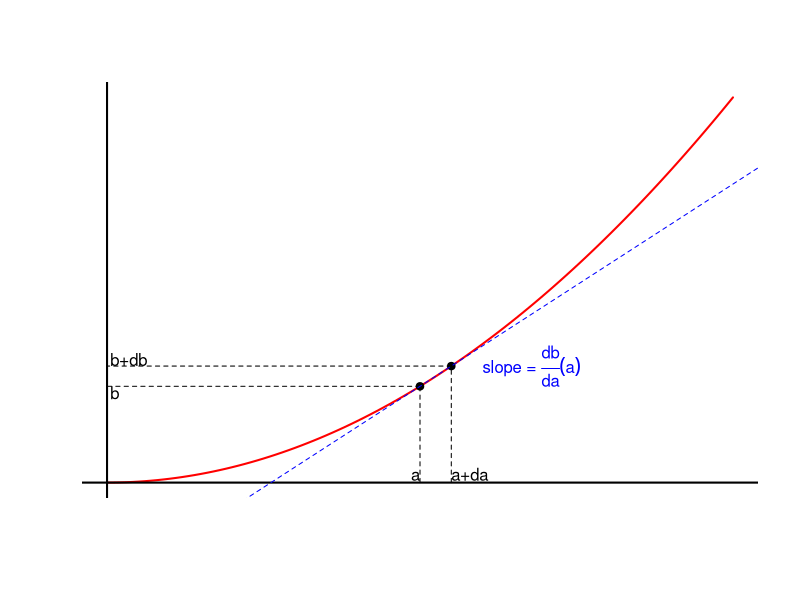
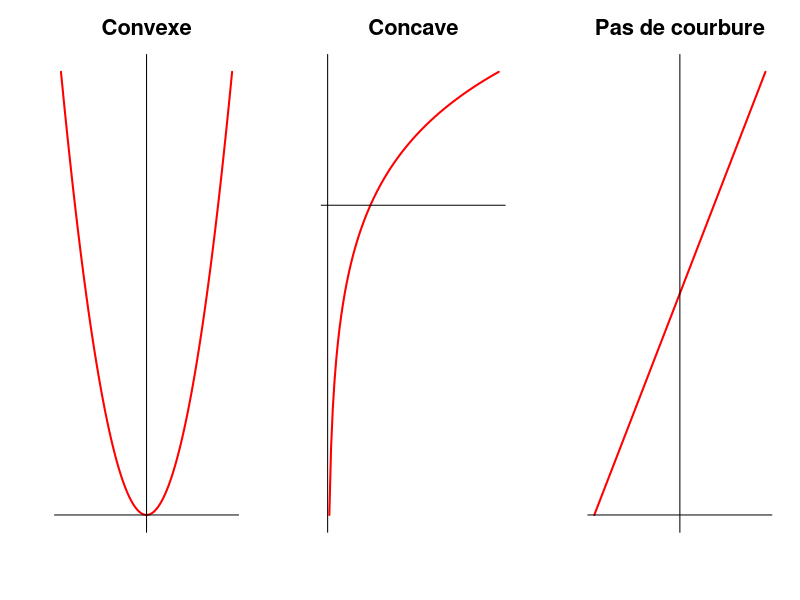
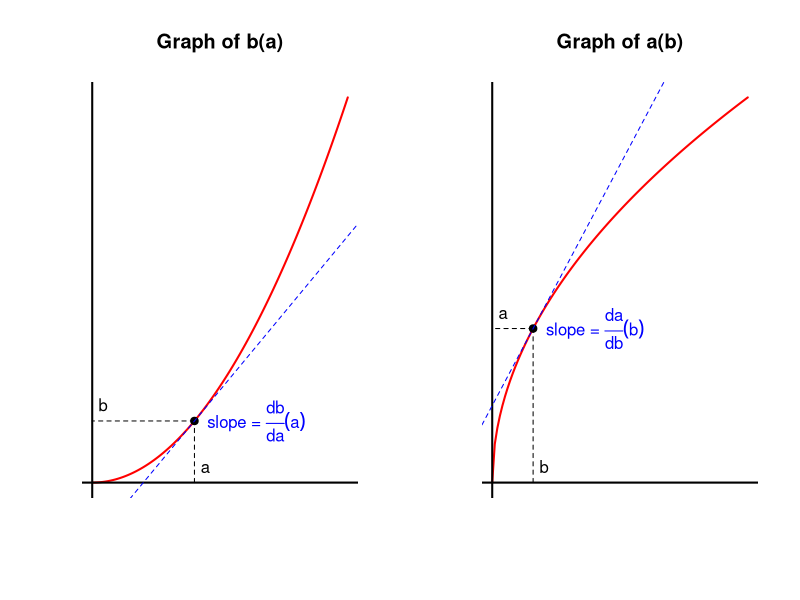

The R source for these figures, in order:
## ---- chunk 1
knitr::opts_chunk$set(echo = FALSE, cache = TRUE)
## ---- chunk 2
f <- function(x) {x^2}
# curve(f, 0, 1, axes = FALSE, xlab = NA, ylab = NA, col = "red", lwd = 2)
x <- (0:100)/100; plot(x, f(x), axes = FALSE, xlab = NA, ylab = NA, col = "red", lwd = 2, type = "l")
x <- c(0.5, .55); points(x = x, y = f(x), pch = 19)
abline(h=0, v = 0, lwd = 2)
segments(x0 = rep(x, each = 2), x1 = c(x[1], 0, x[2], 0), 
         y0 = c(0, f(x[1]), 0, f(x[2])), y1 = rep(f(x), each = 2), lty = 2)
## add labels
text(x = x[1], y = 0.005, adj = c(1, 0), labels = "a")
text(x = x[2], y = 0.005, adj = c(0, 0), labels = "a+da")
text(x = 0.005, y = f(x[1]), adj = c(0, 1), labels = "b")
text(x = 0.005, y = f(x[2]), adj = c(0, 0), labels = "b+db")
abline(b = diff(f(x))/diff(x), a = f(x[1]) - x[1] * diff(f(x))/diff(x), lty = 2, col = "blue")
text(x = x[2]+.05, y = f(x[2]), labels = expression(paste("slope = ", frac(db, da)(a))), adj = c(0, 0.5), col = "blue")
## ---- chunk 3
par(mfrow = c(1, 3))
f1 <- function(x) {x^2}
f2 <- function(x) { log(x) }
f3 <- function(x) { x+1 }
curve(f1, -1, 1, axes = FALSE, xlab = NA, ylab = NA, col = "red", lwd = 2, main = "Convexe", cex.main = 2);abline(h = 0, v = 0)
curve(f2, 0, 4, axes = FALSE, xlab = NA, ylab = NA, col = "red", lwd = 2, main = "Concave", cex.main = 2);abline(h = 0, v = 0)
curve(f3, -1, 1, axes = FALSE, xlab = NA, ylab = NA, col = "red", lwd = 2, main = "Pas de courbure", cex.main = 2);abline(h = 0, v = 0)
## ---- chunk 4
f <- function(x) {x^2}
g <- function(x) {sqrt(x)}
par(mfrow = c(1, 2))
## Graph 1
curve(f, 0, 1, axes = FALSE, xlab = NA, ylab = NA, col = "red", lwd = 2, main = "Graph of b(a)")
x <- 0.4; points(x = x, y = f(x), pch = 19)
abline(h=0, v = 0, lwd = 2)
segments(x0 = rep(x, 2), x1 = c(x, 0), 
         y0 = c(0, f(x)), y1 = rep(f(x), 2), lty = 2)
## add labels
text(x = x+0.025, y = 0.025, adj = c(0, 0), labels = "a")
text(x = 0.025, y = f(x)+0.025, adj = c(0, 0), labels = "b")
abline(b = 2*x, a = f(x) - x * 2*x, lty = 2, col = "blue")
text(x = x+.05, y = f(x), labels = expression(paste("slope = ", frac(db, da)(a))), adj = c(0, 0.5), col = "blue")
## Graph 2
curve(g, 0, 1, axes = FALSE, xlab = NA, ylab = NA, col = "red", lwd = 2, main = "Graph of a(b)")
x <- f(0.4); points(x = x, y = g(x), pch = 19)
abline(h=0, v = 0, lwd = 2)
segments(x0 = rep(x, 2), x1 = c(x, 0), 
         y0 = c(0, g(x)), y1 = rep(g(x), 2), lty = 2)
## add labels
text(x = x+0.025, y = 0.025, adj = c(0, 0), labels = "b")
text(x = 0.025, y = g(x)+0.025, adj = c(0, 0), labels = "a")
abline(b = 1/(2*sqrt(x)), a = g(x) - sqrt(x)/2, lty = 2, col = "blue")
text(x = x+.05, y = g(x), labels = expression(paste("slope = ", frac(da, db)(b))), adj = c(0, 0.5), col = "blue")

